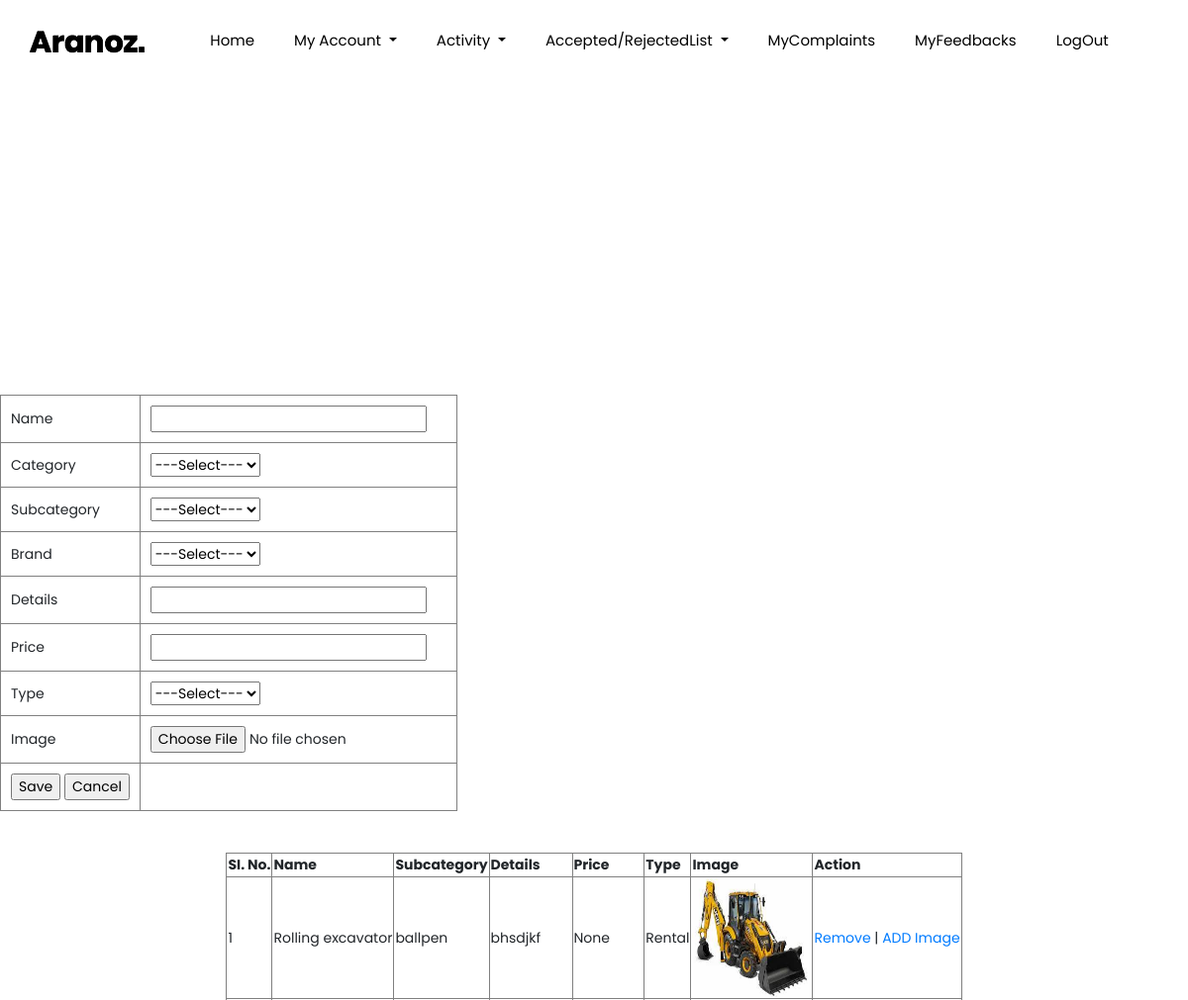
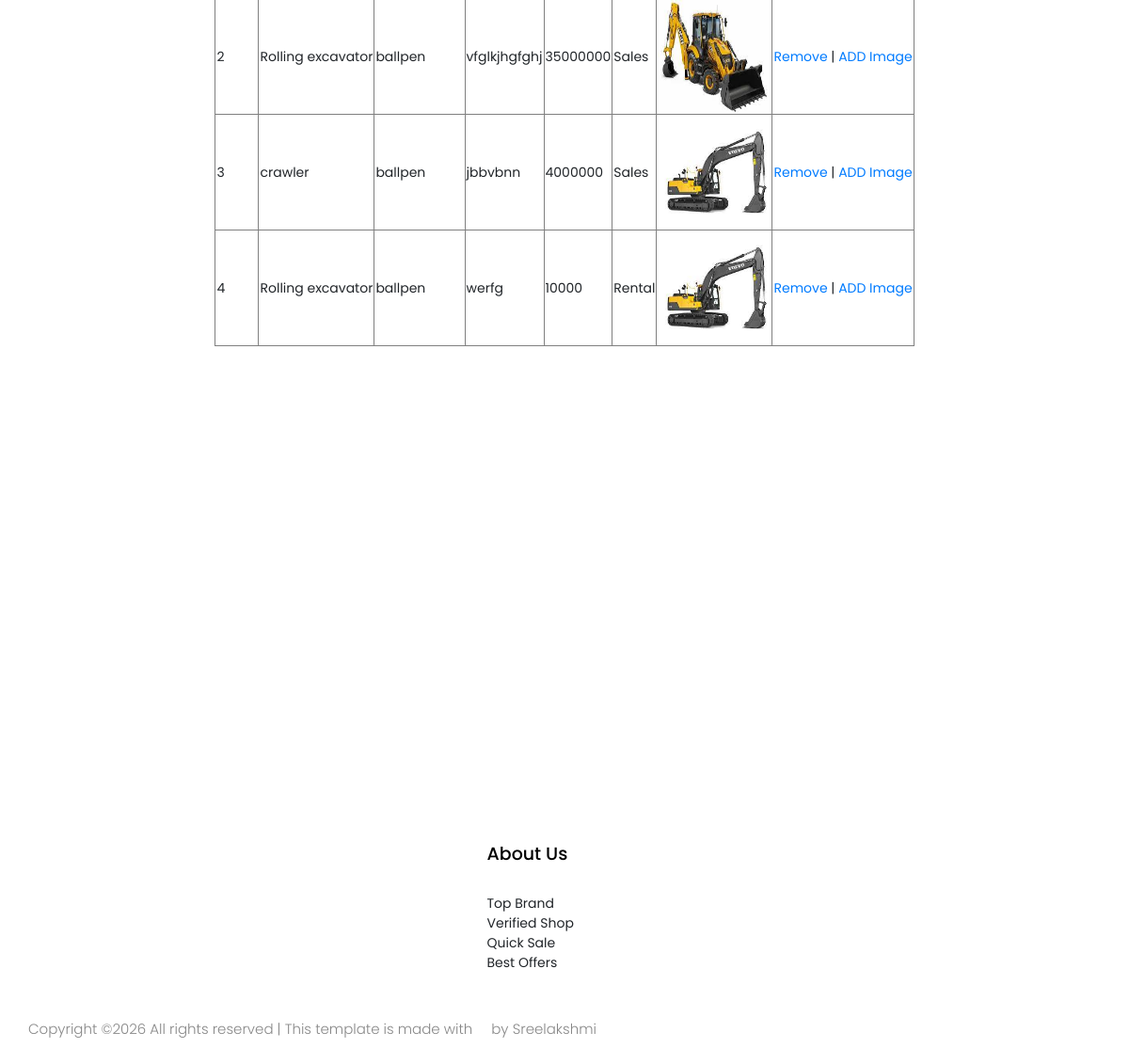
Screenshot of /shop/excavatoradd/ (signed in) with the database file from the repository (2 pictures, top to bottom).
### Shops/models.py (models this page shows, shortened)
class Excavator(models.Model):
    name=models.CharField(max_length=50)
    subcategory=models.ForeignKey(Subcategory,on_delete=models.CASCADE)
    brandtype=models.ForeignKey(Brandtype,on_delete=models.SET_NULL,null=True)
    details=models.CharField(max_length=100)
    price=models.CharField(max_length=50,null=True)
    shoptype=models.ForeignKey(Shoptype,on_delete=models.CASCADE)
    image=models.FileField(upload_to='Excavatorsphoto/')
    shop=models.ForeignKey(Shop,on_delete=models.CASCADE)

### Admin/models.py (models this page shows)
class Subcategory(models.Model):
    name=models.CharField(max_length=50)
    category=models.ForeignKey(Category,on_delete=models.CASCADE)
    def __str__(self):
        return self.name

class Shoptype(models.Model):
    shoptype=models.CharField(max_length=50)
    def __str__(self):
        return self.shoptype

### Shops/views.py (the view)
# urls.py: path('excavatoradd/',views.Excavatoradd, name="excavatoradd"),
def Excavatoradd(request):
    cat=Category.objects.all()
    shoty=Shoptype.objects.all()
    brandty=Brandtype.objects.all()
    shopid=Shop.objects.get(id=request.session["sid"])
    subcat=Subcategory.objects.all()
    exca=Excavator.objects.all()
    if request.method=="POST":
        sub=Subcategory.objects.get(id=request.POST.get('ddlsubcategory'))
        shopty=Shoptype.objects.get(id=request.POST.get('ddltype'))
        brandtype=Brandtype.objects.get(id=request.POST.get('ddlbrand'))
        Excavator.objects.create(shop=shopid,name=request.POST.get("txt_name"),subcategory=sub,details=request.POST.get("txt_details"),price=request.POST.get("txt_price"),brandtype=brandtype,shoptype=shopty,image=request.FILES.get("file_photo"))
        return render(request,"Shops/AddExcavators.html",{'excavator':exca})
    else:
        return render(request,"Shops/AddExcavators.html",{'cat':cat,'subcat':subcat,'excavator':exca,'shoty':shoty,'brandty':brandty})

### Admin/models.py (called while the page is built)
    def __str__(self):
        return self.name

    def __str__(self):
        return self.brandtype

### Shops/Templates/Shops/AddExcavators.html (shortened to what this page needs)
{% extends 'Shops/Head.html'%}
{% load static %}
{% block content %}
<!DOCTYPE html>
<html lang="en">
<head>
</head>
<body>
    <form method="post" id="ExcavatorForm" enctype="multipart/form-data"
        data-subcategory-url="{% url 'webshop:Ajax-subcategory'%}">
        <table border="1" cellpadding="10">
            <tr>
                <td> Name</td>
                <td><input type="text" name="txt_name" id="txt_name" required="required"></td>
            </tr>
            <tr>
                <td>Category</td>
                <td><select name="ddlcategory" id="ddlcategory">
                        <option value="">---Select---</option>
                    </select></td>
            </tr>
            <tr>
                <td>Subcategory</td>
                <td><select name="ddlsubcategory" id="ddlsubcategory">
                        <option value="">---Select---</option>
                    </select></td>
            </tr>
            <tr>
                <td>Brand</td>
                <td><select name="ddlbrand" id="ddlbrand">
                    <option value="">---Select---</option>
                </select></td>
            </tr>
            <tr>
                <td>Details</td>
                <td><input type="textarea" name="txt_details" id="txtdetaila" required="required"></td>
            </tr>
            <tr>
                <td>Price</td>
                <td><input type="number" name="txt_price" id="txtprice" required="required" pattern="[0-9]"></td>
            </tr>
            <td>Type</td>
            <td><select name="ddltype" id="ddltype">
                    <option value="">---Select---</option>
                </select></td>
            <tr>
                <td>Image</td>
                <td><input type="file" name="file_photo" id="filephoto" required="required"></td>
            </tr>
            <tr>
            <tr>
                <td><input type="submit" name="btn_save" id="btnsave" value="Save">
                    <input type="submit" name="btn_cancel" id="btncancel" value="Cancel">
                </td>
            </tr>
        </table>
        <br><br>
        <table border="1" align="center">
            <tr>
                <th>SI. No.</th>
                <th>Name</th>
                <th>Subcategory</th>
                <th>Details</th>
                <th>Price</th>
                <th>Type</th>
                <th>Image</th>
                <th>Action</th>
            </tr>
            {% for i in excavator %}
            <tr>
                <td>{{forloop.counter}}</td>
                <td>{{i.name}}</td>
                <td>{{i.subcategory}}</td>
                <td>{{i.details}}</td>
                <td>{{i.price}}</td>
                <td>{{i.shoptype}}</td>
                <td><img src="{{i.image.url}}" alt="img" width="120px" height="120px"></td>
                <td><a href="{% url 'webshop:delexcavator' i.id %}">Remove</a> | <a href="{% url 'webshop:gallery' i.id %}">ADD Image</a></td>
            </tr>
            {% endfor %}
        </table>
    </form>
</html>
{% endblock content %}

### rows the page displays
Excavator: name "Rolling excavator", subcategory "ballpen", details "bhsdjkf", price "None", shoptype "Rental", image (picture)
Excavator: name "Rolling excavator", subcategory "ballpen", details "vfglkjhgfghj", price "35000000", shoptype "Sales", image (picture)
Excavator: name "crawler", subcategory "ballpen", details "jbbvbnn", price "4000000", shoptype "Sales", image (picture)
Excavator: name "Rolling excavator", subcategory "ballpen", details "werfg", price "10000", shoptype "Rental", image (picture)
